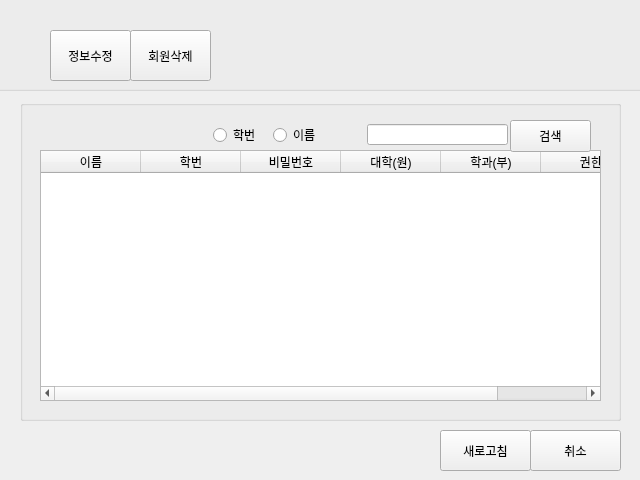
<?xml version="1.0" encoding="UTF-8"?>
<ui version="4.0">
 <class>Form</class>
 <widget class="QWidget" name="Form">
  <property name="geometry">
   <rect>
    <x>0</x>
    <y>0</y>
    <width>640</width>
    <height>480</height>
   </rect>
  </property>
  <property name="minimumSize">
   <size>
    <width>640</width>
    <height>480</height>
   </size>
  </property>
  <property name="maximumSize">
   <size>
    <width>640</width>
    <height>480</height>
   </size>
  </property>
  <property name="font">
   <font>
    <family>Helvetica</family>
   </font>
  </property>
  <property name="windowTitle">
   <string>CBNU Grading Management System</string>
  </property>
  <widget class="QTableWidget" name="tableWidget">
   <property name="geometry">
    <rect>
     <x>40</x>
     <y>150</y>
     <width>561</width>
     <height>251</height>
    </rect>
   </property>
   <column>
    <property name="text">
     <string>이름</string>
    </property>
   </column>
   <column>
    <property name="text">
     <string>학번</string>
    </property>
   </column>
   <column>
    <property name="text">
     <string>비밀번호</string>
    </property>
   </column>
   <column>
    <property name="text">
     <string>대학(원)</string>
    </property>
   </column>
   <column>
    <property name="text">
     <string>학과(부)</string>
    </property>
   </column>
   <column>
    <property name="text">
     <string>권한</string>
    </property>
   </column>
  </widget>
  <widget class="QLineEdit" name="lineEdit_search">
   <property name="geometry">
    <rect>
     <x>367</x>
     <y>124</y>
     <width>141</width>
     <height>21</height>
    </rect>
   </property>
  </widget>
  <widget class="QPushButton" name="pushButton_search">
   <property name="geometry">
    <rect>
     <x>510</x>
     <y>120</y>
     <width>81</width>
     <height>32</height>
    </rect>
   </property>
   <property name="text">
    <string>검색</string>
   </property>
  </widget>
  <widget class="QRadioButton" name="radioButton_id">
   <property name="geometry">
    <rect>
     <x>213</x>
     <y>125</y>
     <width>51</width>
     <height>20</height>
    </rect>
   </property>
   <property name="text">
    <string>학번</string>
   </property>
  </widget>
  <widget class="QRadioButton" name="radioButton_name">
   <property name="geometry">
    <rect>
     <x>273</x>
     <y>125</y>
     <width>51</width>
     <height>20</height>
    </rect>
   </property>
   <property name="text">
    <string>이름</string>
   </property>
  </widget>
  <widget class="QGroupBox" name="groupBox">
   <property name="geometry">
    <rect>
     <x>20</x>
     <y>100</y>
     <width>601</width>
     <height>321</height>
    </rect>
   </property>
   <property name="title">
    <string/>
   </property>
  </widget>
  <widget class="QPushButton" name="pushButton_cancel">
   <property name="geometry">
    <rect>
     <x>530</x>
     <y>430</y>
     <width>91</width>
     <height>41</height>
    </rect>
   </property>
   <property name="text">
    <string>취소</string>
   </property>
  </widget>
  <widget class="QPushButton" name="pushButton_delete">
   <property name="geometry">
    <rect>
     <x>130</x>
     <y>30</y>
     <width>81</width>
     <height>51</height>
    </rect>
   </property>
   <property name="text">
    <string>회원삭제</string>
   </property>
  </widget>
  <widget class="QGroupBox" name="groupBox_2">
   <property name="geometry">
    <rect>
     <x>-10</x>
     <y>-20</y>
     <width>671</width>
     <height>111</height>
    </rect>
   </property>
   <property name="title">
    <string/>
   </property>
   <widget class="QPushButton" name="pushButton_edit">
    <property name="geometry">
     <rect>
      <x>60</x>
      <y>50</y>
      <width>81</width>
      <height>51</height>
     </rect>
    </property>
    <property name="text">
     <string>정보수정</string>
    </property>
   </widget>
  </widget>
  <widget class="QPushButton" name="pushButton_refresh">
   <property name="geometry">
    <rect>
     <x>440</x>
     <y>430</y>
     <width>91</width>
     <height>41</height>
    </rect>
   </property>
   <property name="text">
    <string>새로고침</string>
   </property>
  </widget>
  <zorder>groupBox_2</zorder>
  <zorder>groupBox</zorder>
  <zorder>tableWidget</zorder>
  <zorder>lineEdit_search</zorder>
  <zorder>pushButton_search</zorder>
  <zorder>radioButton_id</zorder>
  <zorder>radioButton_name</zorder>
  <zorder>pushButton_cancel</zorder>
  <zorder>pushButton_delete</zorder>
  <zorder>pushButton_refresh</zorder>
 </widget>
 <resources/>
 <connections/>
</ui>
